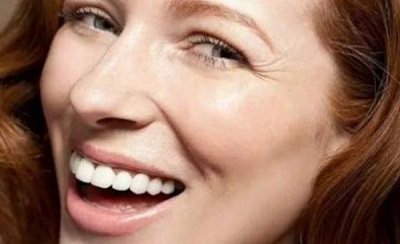
#> input picture 02-配套案例/03-机器视觉基础应用实训案例/02-图像滤波基础实训/01均值滤波/均值滤波练习/test2.jpg, 400 x 244 px
$ python '去除鱼尾纹.py'
#> lines starting #> are read from the running program, lines starting #| are printed output that depends on the picture
#!/usr/bin/env python3
# coding=utf8
import cv2 as cv
import numpy as np

img_path = './test2.jpg'

img = cv.imread(img_path)
#> img is the input picture: shape (244, 400, 3); mean B, G, R 101.8, 119.3, 156.7

# 颜色空间通道分离
b, g, r = cv.split(img)
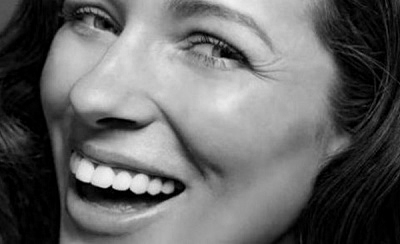
#> b: shape (244, 400); min 0, max 242, mean 101.8
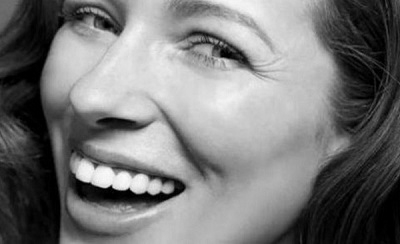
#> g: shape (244, 400); min 0, max 251, mean 119.3
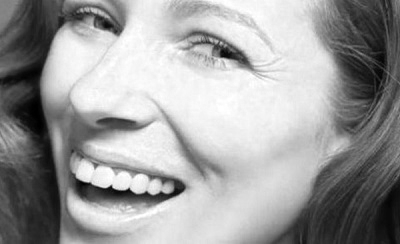
#> r: shape (244, 400); min 0, max 255, mean 156.7

# 对三个通道分别进行不同内核大小的滤波, 过滤掉小尺寸特征
bf = cv.blur(b, (7, 5))
gf = cv.blur(g, (3, 3))
rf = cv.blur(r, (7, 3))

# 通道合并
img_blur = cv.merge((bf, gf, rf))
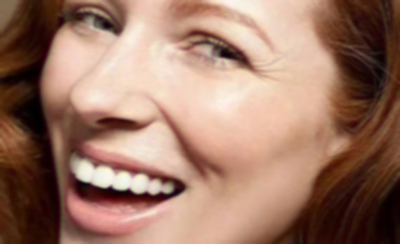
#> img_blur: shape (244, 400, 3); mean B, G, R 101.7, 119.3, 156.7

h1 = np.hstack((img, img_blur))
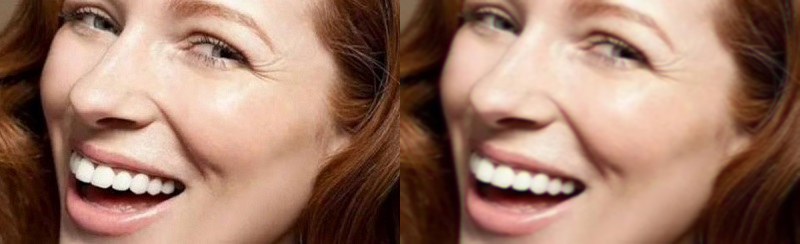
#> h1: shape (244, 800, 3); mean B, G, R 101.7, 119.3, 156.7
cv.imwrite('to_crow_feet.jpg', h1)
cv.imshow('mean_filter', h1)
cv.waitKey(0)
cv.destroyAllWindows()
